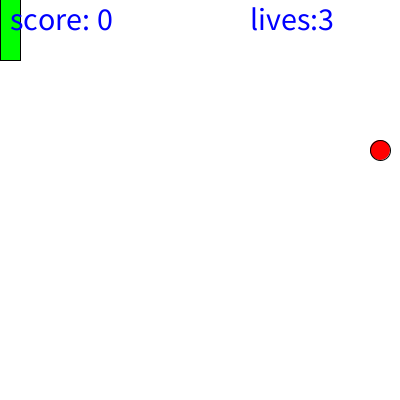
Frame 1 (no input)
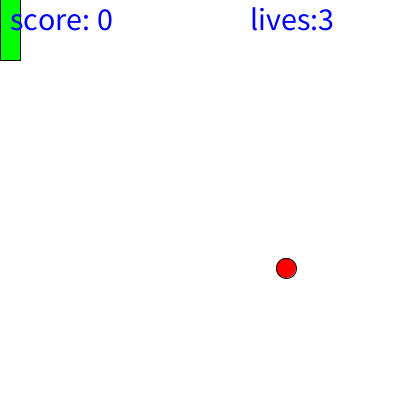
Frame 60 (the mouse pressed at the canvas centre just before this capture)
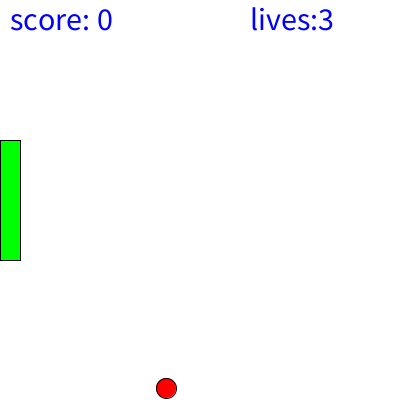
Frame 120 (the mouse held since frame 60 and released just before this capture)

The Processing sketch that drew these frames (run headless with seeded random() and noise(); from frame 60 on, the mouse is pressed at the canvas centre):

// Processing sketch: work
// ── work.pde
int x=380; 
int y=150; 
int direction_x=2; 
int direction_y=2; 
int lives=3;
int score=0;
//Set the Basic variable.


void setup()
{
 size(400,400); 
}
void draw()
{
 background(255,255,255); 
 fill(0,255,0); 
 rect(0,mouseY-60,20,120); 
 // Have the paddle moving vertically instead of horizontally but with thesame game logic. 

 fill(255,0,0);
 ellipse(x,y,20,20); 
 
 
 x=x+direction_x; 
 if(x<20){
   y=mouseY;//!!!!!!!!!!!!!!
   direction_x=-direction_x;
   lives--;
  if(lives==0)exit();
  } 
 if(x>(width-10)) direction_x=-direction_x;
 if((x<30)&&(abs(mouseY-y)<60)) // If ball has bit paddle then..
 {
 direction_x=-direction_x; // Bounce
 score++; // Increase score by one
 }
//Set  X and the change of lives and score

 y=y+direction_y;
 if(y<10) direction_y=-direction_y;
 if(y>(height-10)) direction_y=-direction_y; 
//Set Y
 

 textSize(32);
 fill(0,0,255);
 text("score: "+ score, 10, 30); // Display score
 text("lives:"+lives,width-150, 30); // Display lives
} 
